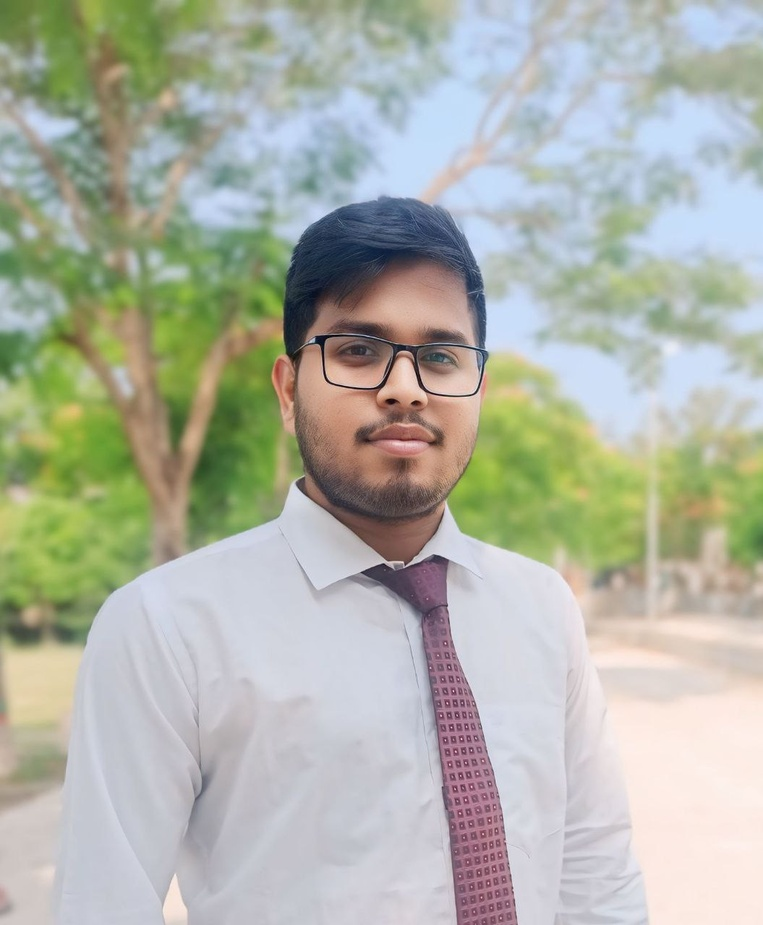
#> input picture final_lab/chapter1/rony.jpg, 763 x 925 px, shrunk from 1055 x 1280 before the run
$ python task3_subsampling.py
#> lines starting #> are read from the running program, lines starting #| are printed output that depends on the picture
import cv2
import matplotlib.pyplot as plt

gray_img = cv2.imread("rony.jpg", cv2.IMREAD_GRAYSCALE)
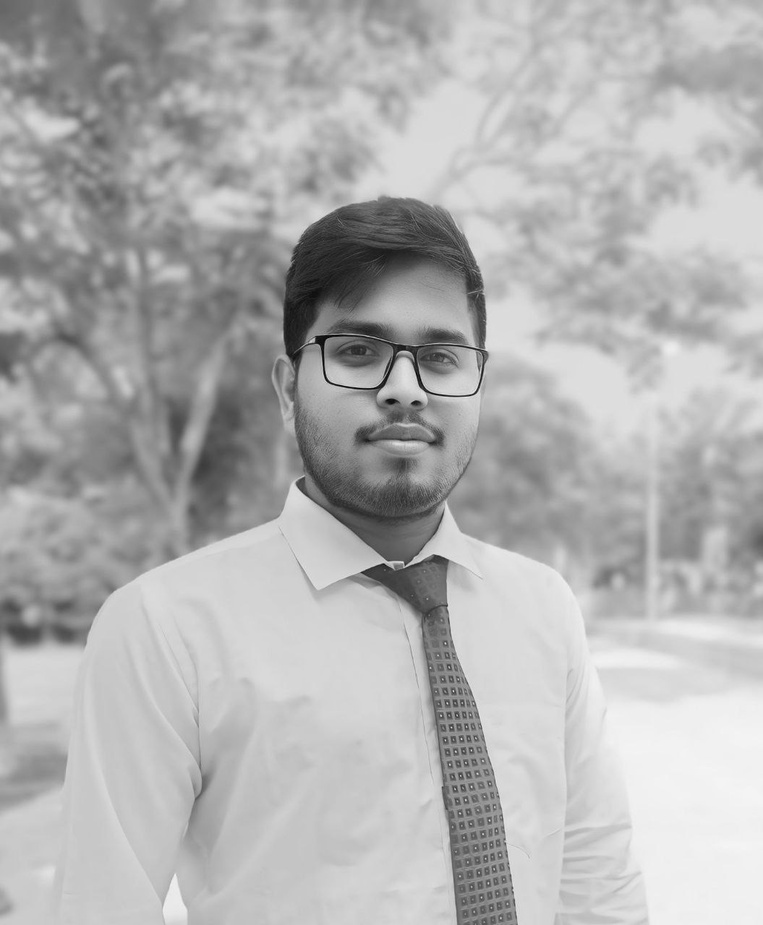
#> gray_img: shape (925, 763); min 0, max 245, mean 177.1

plt.figure(figsize=(8,8))
plt.subplot(2,2,1); plt.title("Original"); plt.imshow(gray_img, cmap='gray'); plt.axis('off')
plt.subplot(2,2,2); plt.title("2x"); plt.imshow(gray_img[::2, ::2], cmap='gray'); plt.axis('off')
plt.subplot(2,2,3); plt.title("4x"); plt.imshow(gray_img[::4, ::4], cmap='gray'); plt.axis('off')
plt.subplot(2,2,4); plt.title("8x"); plt.imshow(gray_img[::8, ::8], cmap='gray'); plt.axis('off')
plt.savefig('task3_subsampling.png'); plt.show()
#> after `plt.savefig('task3_subsampling.png')`:
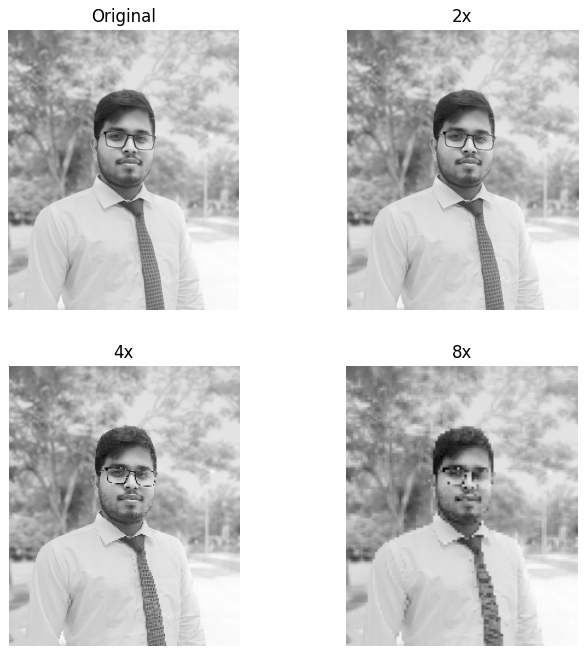
#> figure drawn by matplotlib, 4 panels
